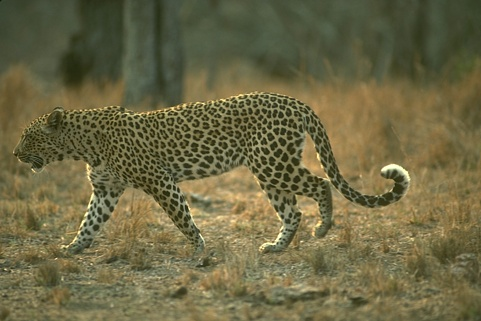
%> input picture 134052.jpg, 481 x 321 px
$ octave MiniProject.m   (GNU Octave 9; MATLAB toolbox functions it lacks are replaced by stand-ins)
%> lines starting %> are read from the running program, lines starting %| are printed output that depends on the picture; in (x1, y1, x2, y2) boxes, pixels count from 0 and x2, y2 are one past the last pixel; in counts of white or black regions, pixels touching at a corner belong together; the program's own positions count from 1
### patchesInRegions.m

%% 02506 - Advanced Image Analysis
% Miniproject - Probabilistic Chan Vese
% This function finds the patches in the inside and outside region

function [patches_in, patches_out, Omega_in, Omega_out] = patchesInRegions(img,x,y,n)

[r,c] = size(img(:,:,1));
BW_in = poly2mask(x,y,r,c);  % Region inside circle
In_region = double(img).*double(BW_in);
Omega_in = sum(sum(double(BW_in)));
Out_region = double(img).*double(BW_in == 0);
Omega_out = sum(sum(double(BW_in == 0)));

% Find patches inside and outside the region
% Inside region
IN1 = im2col(In_region(:,:,1),[n,n]);
IN2 = im2col(In_region(:,:,2),[n,n]);
IN3 = im2col(In_region(:,:,3),[n,n]);

IN = [IN1;IN2;IN3]';
mid_point = ceil(5^2/2);
vector = (IN(:,13) ~= 0); % Select those patches which are in the inside region
IN = IN(vector,:);

patches_in = IN;

% Outside region
OUT1 = im2col(Out_region(:,:,1),[n,n]);
OUT2 = im2col(Out_region(:,:,2),[n,n]);
OUT3 = im2col(Out_region(:,:,3),[n,n]);

OUT = [OUT1;OUT2;OUT3]';
vector = (vector ~= 1);
OUT = OUT(vector,:);

patches_out = OUT;
end

### probMatrix.m

%% 02506 Advanced Image Analysis F20
% Miniproject - Probablistic Chan Vese
% This function generates the probability matrix with probabilities
% inside

function output = probMatrix(K,C,IN,OUT)

% Column 1 is the inside region and Column 2 is the outside region
Prob_matrix = zeros(K,2);
Idx_in = knnsearch(C,IN);
Idx_out = knnsearch(C,OUT);
for i = 1:K
    N_in = sum(Idx_in == i);
    N_out = sum(Idx_out == i);

    if (N_in ~= 0 && N_out ~= 0)
        Prob_matrix(i,1) = N_in /(N_in + N_out);
        Prob_matrix(i,2) = N_out / (N_in + N_out);
    else
        Prob_matrix(i,1) = 0;
        Prob_matrix(i,2) = 0;
    end

    if (Prob_matrix(i,1) == 1 || Prob_matrix(i,1) == 0)
       if (Prob_matrix(i,1) == 1)
           Prob_matrix(i,1) = 0.95;
           Prob_matrix(i,2) = 0.05;
       else
           Prob_matrix(i,1) = 0.05;
           Prob_matrix(i,2) = 0.95;
       end
    end

end
output = Prob_matrix;
end

### MiniProject.m

%% 02506 - Advanced Image Analysis F20
% Miniproject - Week 11, 12 and 13
% Probabilistic Chan-Vese

clear; close all;

% Load Leopard image
img = imread('134052.jpg');
%> img is the input picture: size 321x481x3 uint8; mean R, G, B 108.7, 103.6, 68.5
figure, imagesc(img), axis image, title('Leopard Image');

N = 10000;   % Number of samples - Maybe you need more samples
K = 200;    % Number of clusters
n = 5;      % Patch size

% Find patches in 3D Volume
M1 = im2col(img(:,:,1),[n,n]);
M2 = im2col(img(:,:,2),[n,n]);
M3 = im2col(img(:,:,3),[n,n]);
B = [M1; M2; M3]';                   % Puts all these patches together

%% Snake Curve
% We initialize a snake curve
step = 0.01;
r = 70;
x0 = 150;
y0 = 150;
t = [0 : step: 2*pi-step]';
x = r * cos(t) + x0;
y = r * sin(t) + y0;

hold on;
plot(y,x,'r-','Linewidth',2);
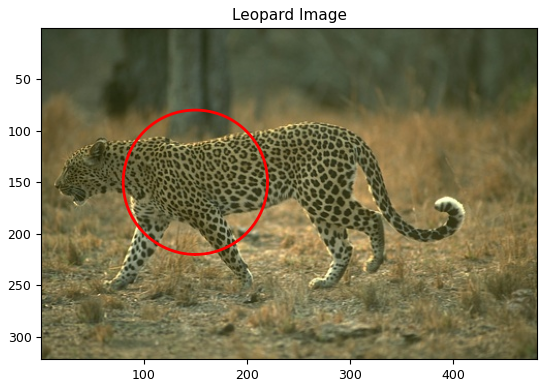
%> figure redrawn from the program's plot data

%% Find samples
B = double(B);
[n_rows,~] = size(B);
%> n_rows = 151209

% Pick random samples
rand_samp = randsample(n_rows,N,false);

extract_patches = B(rand_samp,:);
% Cluster Patches
X = extract_patches;
[IDX, C] = kmeans(X,K);
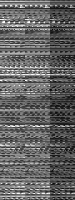
%> C: size 200x75 double; min 0, max 255, mean 100.3


%% Probability
% [25 lines of commented-out code are left out]

[IN,OUT,Omega_in,Omega_out] = patchesInRegions(img,x,y,n);
%> in patchesInRegions, `[r,c] = size(img(:,:,1));`: r = 321; c = 481
%> in patchesInRegions, `BW_in = poly2mask(x,y,r,c);`:
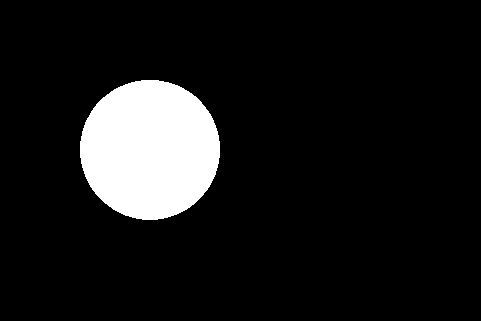
%> BW_in: size 321x481 logical; 10% white; 1 white region, box (x1, y1, x2, y2) and area: (80, 80, 220, 220) 15397
%> in patchesInRegions, `In_region = double(img).*double(BW_in);`:
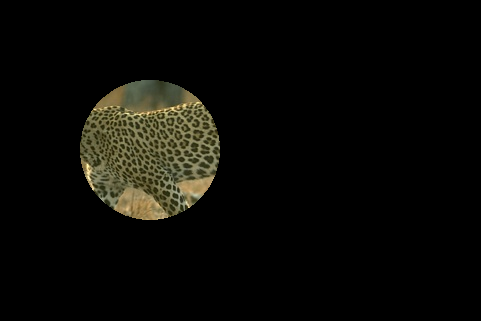
%> In_region: size 321x481x3 double; mean R, G, B 10.4, 10, 6.4
%> in patchesInRegions, `Omega_in = sum(sum(double(BW_in)));`: Omega_in = 15397
%> in patchesInRegions, `Out_region = double(img).*double(BW_in == 0);`:
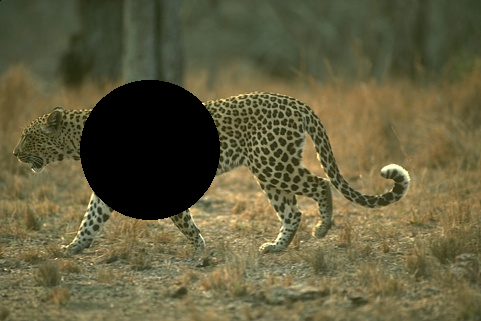
%> Out_region: size 321x481x3 double; mean R, G, B 98.3, 93.7, 62.1
%> in patchesInRegions, `Omega_out = sum(sum(double(BW_in == 0)));`: Omega_out = 139004
%> in patchesInRegions, `vector = (IN(:,13) ~= 0);`: vector = 151209 logical values, 15397 true
%> in patchesInRegions, `vector = (vector ~= 1);`: vector = 151209 logical values, 135812 true
%> Omega_in = 15397; Omega_out = 139004

%% Generate Probability matrix

Prob_matrix = probMatrix(K,C,IN,OUT);
%> the run ends on the next line
